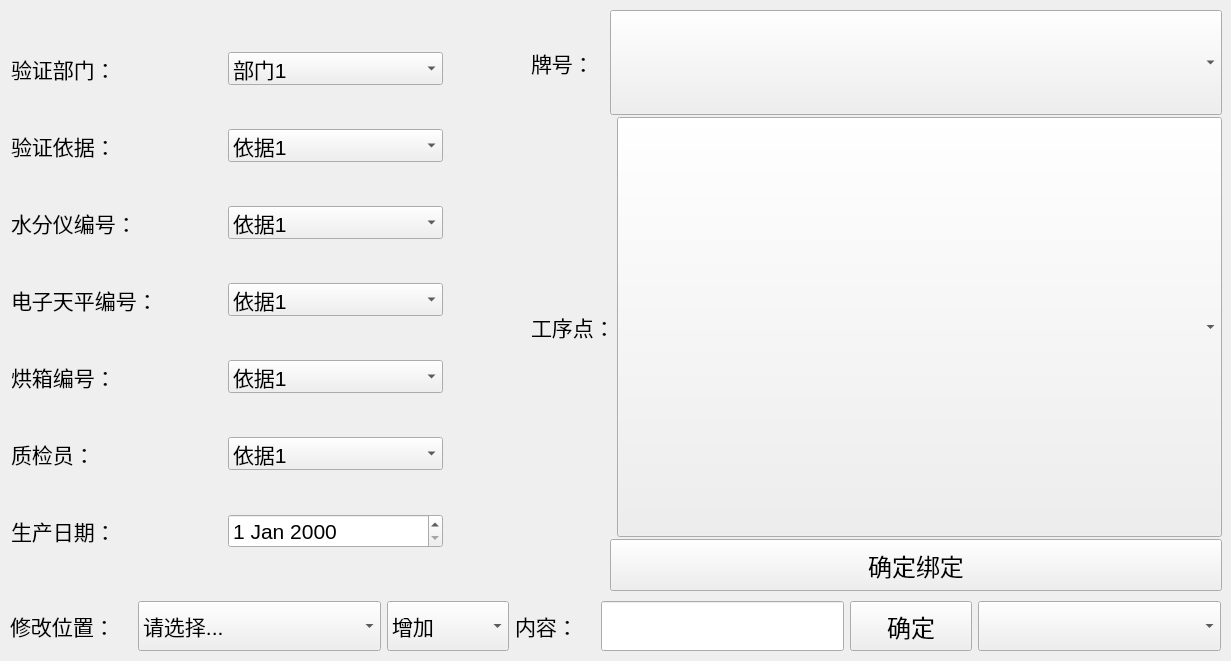
        <widget class="QWidget" name="page_2">
         <widget class="QWidget" name="layoutWidget">
          <property name="geometry">
           <rect>
            <x>10</x>
            <y>600</y>
            <width>1211</width>
            <height>52</height>
           </rect>
          </property>
          <layout class="QHBoxLayout" name="horizontalLayout_13" stretch="1,2,1,1,2,1,2">
           <item>
            <widget class="QLabel" name="label_13">
             <property name="font">
              <font>
               <pointsize>16</pointsize>
              </font>
             </property>
             <property name="text">
              <string>修改位置：</string>
             </property>
            </widget>
           </item>
           <item>
            <widget class="QComboBox" name="comboBox_9">
             <property name="sizePolicy">
              <sizepolicy hsizetype="Preferred" vsizetype="Fixed">
               <horstretch>0</horstretch>
               <verstretch>0</verstretch>
              </sizepolicy>
             </property>
             <property name="minimumSize">
              <size>
               <width>0</width>
               <height>50</height>
              </size>
             </property>
             <property name="font">
              <font>
               <pointsize>16</pointsize>
              </font>
             </property>
             <property name="currentIndex">
              <number>8</number>
             </property>
             <item>
              <property name="text">
               <string>工序点</string>
              </property>
             </item>
             <item>
              <property name="text">
               <string>牌号</string>
              </property>
             </item>
             <item>
              <property name="text">
               <string>验证部门</string>
              </property>
             </item>
             <item>
              <property name="text">
               <string>验证依据</string>
              </property>
             </item>
             <item>
              <property name="text">
               <string>水分仪编号</string>
              </property>
             </item>
             <item>
              <property name="text">
               <string>电子天平编号</string>
              </property>
             </item>
             <item>
              <property name="text">
               <string>烘箱编号</string>
              </property>
             </item>
             <item>
              <property name="text">
               <string>质检员</string>
              </property>
             </item>
             <item>
              <property name="text">
               <string>请选择...</string>
              </property>
             </item>
            </widget>
           </item>
           <item>
            <widget class="QComboBox" name="comboBox_10">
             <property name="minimumSize">
              <size>
               <width>0</width>
               <height>50</height>
              </size>
             </property>
             <property name="font">
              <font>
               <pointsize>16</pointsize>
              </font>
             </property>
             <item>
              <property name="text">
               <string>增加</string>
              </property>
             </item>
             <item>
              <property name="text">
               <string>删除</string>
              </property>
             </item>
            </widget>
           </item>
           <item>
            <widget class="QLabel" name="label_29">
             <property name="maximumSize">
              <size>
               <width>80</width>
               <height>16777215</height>
              </size>
             </property>
             <property name="font">
              <font>
               <pointsize>16</pointsize>
              </font>
             </property>
             <property name="text">
              <string>内容：</string>
             </property>
            </widget>
           </item>
           <item>
            <widget class="QLineEdit" name="lineEdit">
             <property name="minimumSize">
              <size>
               <width>0</width>
               <height>50</height>
              </size>
             </property>
             <property name="font">
              <font>
               <pointsize>16</pointsize>
              </font>
             </property>
            </widget>
           </item>
           <item>
            <widget class="QPushButton" name="pushButton_13">
             <property name="minimumSize">
              <size>
               <width>0</width>
               <height>50</height>
              </size>
             </property>
             <property name="font">
              <font>
               <pointsize>18</pointsize>
              </font>
             </property>
             <property name="text">
              <string>确定</string>
             </property>
            </widget>
           </item>
           <item>
            <widget class="QComboBox" name="comboBox_11">
             <property name="minimumSize">
              <size>
               <width>0</width>
               <height>50</height>
              </size>
             </property>
             <property name="font">
              <font>
               <pointsize>16</pointsize>
              </font>
             </property>
            </widget>
           </item>
          </layout>
         </widget>
         <widget class="QWidget" name="layoutWidget">
          <property name="geometry">
           <rect>
            <x>11</x>
            <y>10</y>
            <width>1211</width>
            <height>581</height>
           </rect>
          </property>
          <layout class="QHBoxLayout" name="horizontalLayout_44" stretch="5,1,8">
           <property name="spacing">
            <number>2</number>
           </property>
           <item>
            <layout class="QVBoxLayout" name="verticalLayout_14">
             <item>
              <layout class="QHBoxLayout" name="horizontalLayout_14">
               <item>
                <widget class="QLabel" name="label_3">
                 <property name="font">
                  <font>
                   <pointsize>16</pointsize>
                  </font>
                 </property>
                 <property name="text">
                  <string>验证部门：</string>
                 </property>
                </widget>
               </item>
               <item>
                <widget class="QComboBox" name="comboBox_3">
                 <property name="font">
                  <font>
                   <pointsize>16</pointsize>
                  </font>
                 </property>
                 <item>
                  <property name="text">
                   <string>部门1</string>
                  </property>
                 </item>
                </widget>
               </item>
              </layout>
             </item>
             <item>
              <layout class="QHBoxLayout" name="horizontalLayout_15">
               <item>
                <widget class="QLabel" name="label_4">
                 <property name="font">
                  <font>
                   <pointsize>16</pointsize>
                  </font>
                 </property>
                 <property name="text">
                  <string>验证依据：</string>
                 </property>
                </widget>
               </item>
               <item>
                <widget class="QComboBox" name="comboBox_4">
                 <property name="font">
                  <font>
                   <pointsize>16</pointsize>
                  </font>
                 </property>
                 <item>
                  <property name="text">
                   <string>依据1</string>
                  </property>
                 </item>
                </widget>
               </item>
              </layout>
             </item>
             <item>
              <layout class="QHBoxLayout" name="horizontalLayout_16">
               <item>
                <widget class="QLabel" name="label_5">
                 <property name="font">
                  <font>
                   <pointsize>16</pointsize>
                  </font>
                 </property>
                 <property name="text">
                  <string>水分仪编号：</string>
                 </property>
                </widget>
               </item>
               <item>
                <widget class="QComboBox" name="comboBox_5">
                 <property name="font">
                  <font>
                   <pointsize>16</pointsize>
                  </font>
                 </property>
                 <item>
                  <property name="text">
                   <string>依据1</string>
                  </property>
                 </item>
                </widget>
               </item>
              </layout>
             </item>
             <item>
              <layout class="QHBoxLayout" name="horizontalLayout_17">
               <item>
                <widget class="QLabel" name="label_6">
                 <property name="font">
                  <font>
                   <pointsize>16</pointsize>
                  </font>
                 </property>
                 <property name="text">
                  <string>电子天平编号：</string>
                 </property>
                </widget>
               </item>
               <item>
                <widget class="QComboBox" name="comboBox_6">
                 <property name="font">
                  <font>
                   <pointsize>16</pointsize>
                  </font>
                 </property>
                 <item>
                  <property name="text">
                   <string>依据1</string>
                  </property>
                 </item>
                </widget>
               </item>
              </layout>
             </item>
             <item>
              <layout class="QHBoxLayout" name="horizontalLayout_18">
               <item>
                <widget class="QLabel" name="label_7">
                 <property name="font">
                  <font>
                   <pointsize>16</pointsize>
                  </font>
                 </property>
                 <property name="text">
                  <string>烘箱编号：</string>
                 </property>
                </widget>
               </item>
               <item>
                <widget class="QComboBox" name="comboBox_7">
                 <property name="font">
                  <font>
                   <pointsize>16</pointsize>
                  </font>
                 </property>
                 <item>
                  <property name="text">
                   <string>依据1</string>
                  </property>
                 </item>
                </widget>
               </item>
              </layout>
             </item>
             <item>
              <layout class="QHBoxLayout" name="horizontalLayout_19">
               <item>
                <widget class="QLabel" name="label_8">
                 <property name="font">
                  <font>
                   <pointsize>16</pointsize>
                  </font>
                 </property>
                 <property name="text">
                  <string>质检员：</string>
                 </property>
                </widget>
               </item>
               <item>
                <widget class="QComboBox" name="comboBox_8">
                 <property name="font">
                  <font>
                   <pointsize>16</pointsize>
                  </font>
                 </property>
                 <item>
                  <property name="text">
                   <string>依据1</string>
                  </property>
                 </item>
                </widget>
               </item>
              </layout>
             </item>
             <item>
              <layout class="QHBoxLayout" name="horizontalLayout_20">
               <item>
                <widget class="QLabel" name="label_9">
                 <property name="font">
                  <font>
                   <pointsize>16</pointsize>
                  </font>
                 </property>
                 <property name="text">
                  <string>生产日期：</string>
                 </property>
                </widget>
               </item>
               <item>
                <widget class="QDateEdit" name="dateEdit_ManuDate">
                 <property name="font">
                  <font>
                   <pointsize>16</pointsize>
                  </font>
                 </property>
                </widget>
               </item>
              </layout>
             </item>
            </layout>
           </item>
           <item>
            <spacer name="horizontalSpacer_4">
             <property name="orientation">
              <enum>Qt::Horizontal</enum>
             </property>
             <property name="sizeHint" stdset="0">
              <size>
               <width>40</width>
               <height>20</height>
              </size>
             </property>
            </spacer>
           </item>
           <item>
            <layout class="QVBoxLayout" name="verticalLayout_13" stretch="2,8,1">
             <item>
              <layout class="QHBoxLayout" name="horizontalLayout_21" stretch="1,8">
               <item>
                <widget class="QLabel" name="label_37">
                 <property name="maximumSize">
                  <size>
                   <width>100</width>
                   <height>16777215</height>
                  </size>
                 </property>
                 <property name="font">
                  <font>
                   <pointsize>16</pointsize>
                  </font>
                 </property>
                 <property name="text">
                  <string>牌号：</string>
                 </property>
                </widget>
               </item>
               <item>
                <widget class="QComboBox" name="comboBox_12">
                 <property name="sizePolicy">
                  <sizepolicy hsizetype="Preferred" vsizetype="Preferred">
                   <horstretch>0</horstretch>
                   <verstretch>0</verstretch>
                  </sizepolicy>
                 </property>
                 <property name="font">
                  <font>
                   <pointsize>16</pointsize>
                  </font>
                 </property>
                </widget>
               </item>
              </layout>
             </item>
             <item>
              <layout class="QHBoxLayout" name="horizontalLayout_22" stretch="1,8">
               <item>
                <widget class="QLabel" name="label_38">
                 <property name="maximumSize">
                  <size>
                   <width>100</width>
                   <height>16777215</height>
                  </size>
                 </property>
                 <property name="font">
                  <font>
                   <pointsize>16</pointsize>
                  </font>
                 </property>
                 <property name="text">
                  <string>工序点：</string>
                 </property>
                </widget>
               </item>
               <item>
                <widget class="MutiComboBox" name="comboBox_13">
                 <property name="sizePolicy">
                  <sizepolicy hsizetype="Preferred" vsizetype="Preferred">
                   <horstretch>0</horstretch>
                   <verstretch>0</verstretch>
                  </sizepolicy>
                 </property>
                 <property name="font">
                  <font>
                   <pointsize>16</pointsize>
                  </font>
                 </property>
                </widget>
               </item>
              </layout>
             </item>
             <item>
              <layout class="QHBoxLayout" name="horizontalLayout_23" stretch="1,8">
               <item>
                <widget class="QLabel" name="label_43">
                 <property name="maximumSize">
                  <size>
                   <width>100</width>
                   <height>16777215</height>
                  </size>
                 </property>
                 <property name="font">
                  <font>
                   <pointsize>16</pointsize>
                  </font>
                 </property>
                 <property name="text">
                  <string/>
                 </property>
                </widget>
               </item>
               <item>
                <widget class="QPushButton" name="pushButton_25">
                 <property name="sizePolicy">
                  <sizepolicy hsizetype="Minimum" vsizetype="Preferred">
                   <horstretch>0</horstretch>
                   <verstretch>0</verstretch>
                  </sizepolicy>
                 </property>
                 <property name="maximumSize">
                  <size>
                   <width>7000</width>
                   <height>16777215</height>
                  </size>
                 </property>
                 <property name="font">
                  <font>
                   <pointsize>18</pointsize>
                  </font>
                 </property>
                 <property name="text">
                  <string>确定绑定</string>
                 </property>
                </widget>
               </item>
              </layout>
             </item>
            </layout>
           </item>
          </layout>
         </widget>
        </widget>
